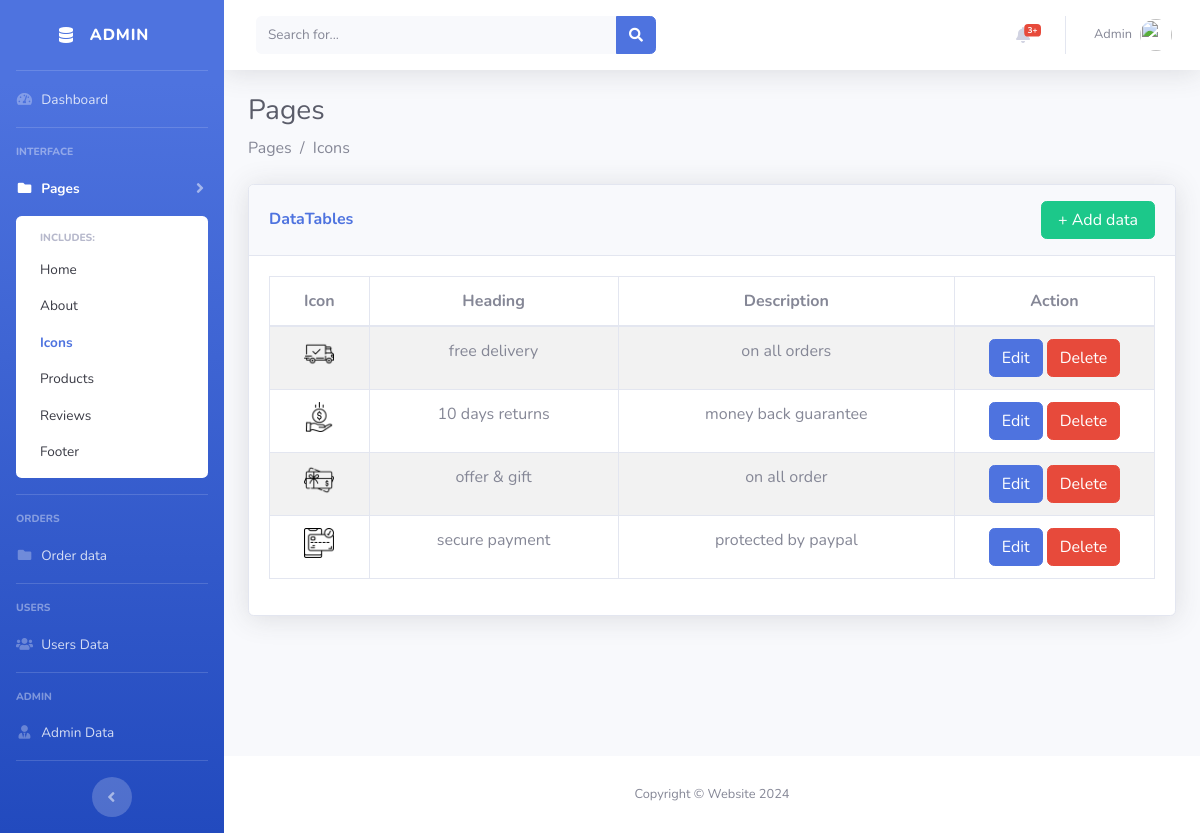
The app's page /icons.php (signed in) with its own data.
### tables this page shows
CREATE TABLE `section_icons` (
  `id` int NOT NULL,
  `icon` varchar(255) NOT NULL,
  `heading` varchar(255) NOT NULL,
  `description` varchar(255) NOT NULL
);

### icons.php (the view, shortened to what this page needs)
<?php
require('./backend/config.php');
$stmt = $conn->prepare("SELECT * FROM section_icons");
$stmt->execute();
$row = $stmt->fetchAll(PDO::FETCH_ASSOC);
?>
<!DOCTYPE html>
<html lang="en">
<head>
    <link href="vendor/fontawesome-free/css/all.min.css" rel="stylesheet" type="text/css">
    <link href="css/sb-admin-2.min.css" rel="stylesheet">
</head>
<body id="page-top">
    <div id="wrapper">
        <?php include('./component/sidebar.php'); ?>
        <div id="content-wrapper" class="d-flex flex-column">
            <div id="content">
                <?php include('./component/topbar.php'); ?>
                <div class="container-fluid">
                    <h1 class="h3 mb-2 text-gray-800">Pages</h1>
                    <p class="mb-4">Pages &nbsp;/&nbsp; Icons</p>
                </div>
                <div class="card shadow m-4">
                    <div class="card-header py-3 d-flex justify-content-between align-items-center">
                        <h6 class="m-0 font-weight-bold text-primary">DataTables</h6>
                        <a class="btn btn-success px-3 addbtn">+ Add data</a>
                    </div>
                    <div class="card-body">
                        <div class="table-responsive">
                            <table class="table table-bordered table-striped table-hover" id="dataTable" width="100%" cellspacing="0">
                                <thead>
                                    <tr class="text-center">
                                        <th>Icon</th>
                                        <th>Heading</th>
                                        <th>Description</th>
                                        <th>Action</th>
                                    </tr>
                                </thead>
                                <tbody>
                                    <?php foreach ($row as $data) : ?>
                                        <tr class="text-center">
                                            <td><img style="height: 30px; width: 30px;" src="./uploads/<?= $data['icon']; ?>"></td>
                                            <td><?= $data['heading']; ?></td>
                                            <td><?= $data['description']; ?></td>
                                            <td style="width: 200px;">
                                                <a class="btn btn-primary editbtn">Edit</a>
                                                <a href="?id=<?= $data['id']; ?>" class="btn btn-danger" onclick="return confirm('Are you sure?')">Delete</a>
                                            </td>
                                        </tr>
                                    <?php endforeach; ?>
                                </tbody>
                            </table>
                        </div>
                    </div>
                </div>
            </div>
            <?php include('./component/footer.php'); ?>
        </div>
    </div>
</body>
</html>

### records on screen
section_icons: icon (picture), heading "free delivery", description "on all orders"
section_icons: icon (picture), heading "10 days returns", description "money back guarantee"
section_icons: icon (picture), heading "offer & gift", description "on all order"
section_icons: icon (picture), heading "secure payment", description "protected by paypal"
